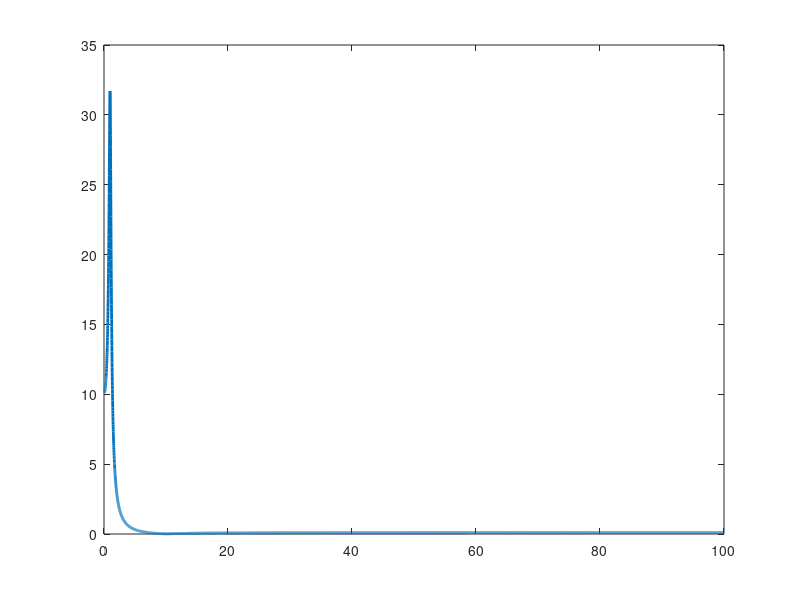
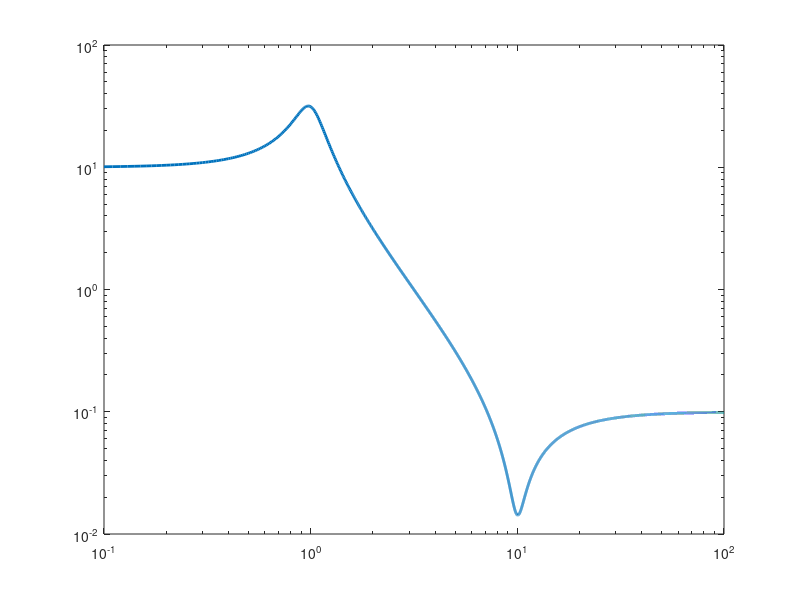

Write MATLAB code to recreate these figures, in order.
clear all
close all
clc
disp('*****************esercizio_0_6*****************')
disp('***********************************************')
x = linspace(0.1,100,10000);
y = sqrt((100*(1-0.01*x.^2).^2+0.02*x.^2)./((1-x.^2).^2+0.1*x.^2));

figure
plot(x,y,'linewidth',2)
pause

figure
loglog(x,y,'linewidth',2)

disp('**********************************************FINE ESERCIZIO**********************************************')
%%%%%%%%%%%%%%%%%%%%%%%%%%%%%%%%%%%%%%%%%%%%%%%%%%%%%%%%%%%%%%%%%%%%%%%%%%%%%%%%%%%%%%%%%%%%%%%%%%%%%%%%%%%%%%%%%%
%%%%%%%%%%%%%%%%%%%%%%%%%%%%%%%%%%%%%%%%%%%%%%%%%%%%%%%%%%%%%%%%%%%%%%%%%%%%%%%%%%%%%%%%%%%%%%%%%%%%%%%%%%%%%%%%%%
